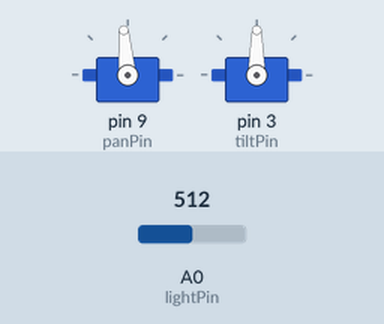
Recording of a sketch running on a simulated Arduino Uno, built with avr-gcc and run on an emulated ATmega328P. Shown: 2 × servo. The inputs (shaded band) are chosen by the test bench; at power-on: A0 (lightPin) = 512. What the sketch prints to the serial monitor is not drawn.

Above: at 20.05 s.
Timing chart, 0 to 23.0 s (numbered marks = the images above):
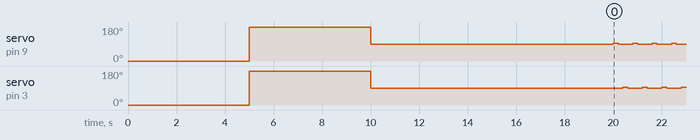

Measured:
- by itself, servo on pin 9 (panPin): 0° → 180° at 5.0 s, → 90° 5.0 s later, → 95° 10.0 s later, → 90° 0.20 s later, … (277 changes in this stretch)
- by itself, servo on pin 3 (tiltPin): 0° → 180° at 5.0 s, → 90° 5.0 s later, → 95° 10.4 s later, → 90° 0.20 s later, … (276 changes in this stretch)

The sketch:

TestRun.ino
```cpp
#include <Servo.h>

//GLOBAL VARIABLES
  //SERVO OBJECT
    Servo panServo;
    Servo tiltServo;
  //SERVO POSITION
    int panPos, tiltPos;
    const int littlestep(5);
    const int bigstep(10);
  //PINS
    const int lightPin = 0;
    const int panPin = 9;
    const int tiltPin = 3;
    double sensor1, sensor2, sensor3, sensor4;

//SETUP FUNCTION
  void setup()
  {
    //INITIALIZE SERVO OBJECTS
    initialize();
   //GREETING AND CALIBRATION
    calibrate();
    greeting();
  }

//LOOP FUNCTION
  void loop()
  {
   panTwitch();
   panCheck();
   tiltTwitch();
   tiltCheck();
   trace();
  }

  void greeting()
  {
   panServo.write(panPos);
   Serial.print("Greetings");
   Serial.println();
   Serial.print("Current light level is:");
   Serial.print(sensor1);
   Serial.println();
   Serial.print("Current position is:");
   Serial.print(panPos);
   Serial.println();
   delay(5000);
  }

  //SERVO CALIBRATION
  void calibrate()
  {
   Serial.print("Calibrating...");
   Serial.println();
   Serial.print("Testing 0");
   Serial.println();
   panPos = 0;
   tiltPos = 0;
   panServo.write(panPos);
   tiltServo.write(tiltPos);
   delay(5000);
   Serial.print("Testing 180");
   Serial.println();
   panPos = 180;
   tiltPos = 180;
   panServo.write(panPos);
   tiltServo.write(tiltPos);
   delay(5000);
   Serial.print("Testing 90");
   panPos = 90;
   tiltPos = 90;
   panServo.write(panPos);
   tiltServo.write(tiltPos);
   delay(5000);
  }

  void initialize()
  {
    //ATTACH PAN AND TILT SERVOS
    panServo.attach(panPin);
    tiltServo.attach(tiltPin);

    //INITIALIZE SERIAL @ 9600
    Serial.begin(9600);
  }
 /* void update()
  {
   //READ LIGHT LEVEL FROM PHOTORESISTOR
    sensor1 = analogRead(lightPin);
    //MAP TAKES HIGH AND LOW INPUT VALUES FROM THE PHOTORESISTOR AND MAPS THEM TO A SCALE OF 0-180
    panPos = map(sensor1, 0, 900 , 0 , 180);
    //CONSTRAIN VALUES FOR SERVO OPERATION
    panPos = constrain(panPos, 0, 180);
  }*/

  void trace()
  {
   Serial.println();
   Serial.print("Light:");
   Serial.print(sensor1);
   Serial.println();
   Serial.print("Pan Position:");
   Serial.print(panPos);
   Serial.println();
   Serial.print("Tilt Position:");
   Serial.print(tiltPos);
   Serial.println();
  }
  void panTwitch()
  {
    sensor1 = analogRead(lightPin);
    panServo.write(panPos + littlestep);
    delay(200);
    sensor2 = analogRead(lightPin);
    panServo.write(panPos);
    delay(200);
  }
  void tiltTwitch()
  {
    sensor3 = analogRead(lightPin);
    tiltServo.write(tiltPos + littlestep);
    delay(200);
    sensor4 = analogRead(lightPin);
    tiltServo.write(tiltPos);
    delay(200);
  }
  void panCheck()
  {
   if (sensor1 > sensor2 )
   {
     if (panPos >= 170)
     {
      panPos = 15;
      panServo.write(panPos);
     }
     else
     {
     panPos += bigstep;
     panServo.write(panPos);
     }
   }
   else if (sensor1 < sensor2)
   {
     if (panPos <= 10)
     {
      panPos = 165;
      panServo.write(panPos);
     }
     else
     {
     panPos -= bigstep;
     panServo.write(panPos);
     }
   }
  }

  void tiltCheck()
  {
   if (sensor3 > sensor4 )
   {
     if (tiltPos >= 170)
     {
      tiltPos = 15;
      tiltServo.write(tiltPos);
     }
     else
     {
     tiltPos += bigstep;
     tiltServo.write(tiltPos);
     }
   }
   else if (sensor3 < sensor4)
   {
     if (tiltPos <=10)
     {
      tiltPos = 165;
      tiltServo.write(tiltPos);
     }
     else
     {
     tiltPos -= bigstep;
     tiltServo.write(tiltPos);
     }
   }
  }
```
